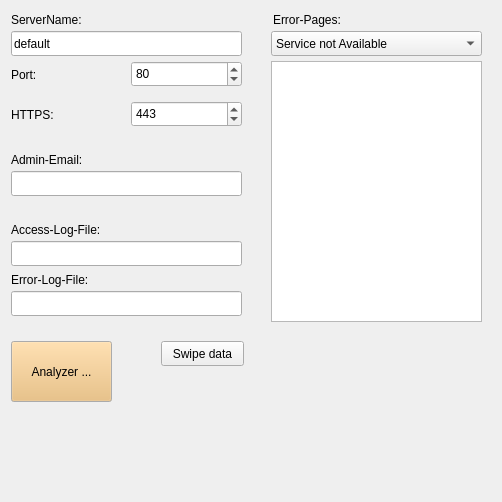
                                      <widget class="QWidget" name="scrollAreaWidgetContents">
                                       <property name="geometry">
                                        <rect>
                                         <x>0</x>
                                         <y>0</y>
                                         <width>498</width>
                                         <height>498</height>
                                        </rect>
                                       </property>
                                       <property name="sizePolicy">
                                        <sizepolicy hsizetype="Expanding" vsizetype="Expanding">
                                         <horstretch>0</horstretch>
                                         <verstretch>0</verstretch>
                                        </sizepolicy>
                                       </property>
                                       <layout class="QVBoxLayout" name="verticalLayout_13">
                                        <item>
                                         <widget class="QWidget" name="widget_7" native="true">
                                          <property name="sizePolicy">
                                           <sizepolicy hsizetype="Fixed" vsizetype="Fixed">
                                            <horstretch>0</horstretch>
                                            <verstretch>0</verstretch>
                                           </sizepolicy>
                                          </property>
                                          <property name="minimumSize">
                                           <size>
                                            <width>480</width>
                                            <height>480</height>
                                           </size>
                                          </property>
                                          <widget class="QLabel" name="label_3">
                                           <property name="geometry">
                                            <rect>
                                             <x>0</x>
                                             <y>95</y>
                                             <width>64</width>
                                             <height>17</height>
                                            </rect>
                                           </property>
                                           <property name="text">
                                            <string>HTTPS:</string>
                                           </property>
                                          </widget>
                                          <widget class="QSpinBox" name="portBox1">
                                           <property name="geometry">
                                            <rect>
                                             <x>120</x>
                                             <y>50</y>
                                             <width>111</width>
                                             <height>26</height>
                                            </rect>
                                           </property>
                                           <property name="minimum">
                                            <number>1</number>
                                           </property>
                                           <property name="maximum">
                                            <number>65534</number>
                                           </property>
                                           <property name="value">
                                            <number>80</number>
                                           </property>
                                          </widget>
                                          <widget class="QLineEdit" name="lineEdit_4">
                                           <property name="geometry">
                                            <rect>
                                             <x>0</x>
                                             <y>280</y>
                                             <width>231</width>
                                             <height>25</height>
                                            </rect>
                                           </property>
                                          </widget>
                                          <widget class="QLabel" name="label_2">
                                           <property name="geometry">
                                            <rect>
                                             <x>0</x>
                                             <y>55</y>
                                             <width>64</width>
                                             <height>17</height>
                                            </rect>
                                           </property>
                                           <property name="text">
                                            <string>Port:</string>
                                           </property>
                                          </widget>
                                          <widget class="QLabel" name="label_10">
                                           <property name="geometry">
                                            <rect>
                                             <x>0</x>
                                             <y>210</y>
                                             <width>111</width>
                                             <height>17</height>
                                            </rect>
                                           </property>
                                           <property name="text">
                                            <string>Access-Log-File:</string>
                                           </property>
                                          </widget>
                                          <widget class="QLineEdit" name="lineEdit_2">
                                           <property name="geometry">
                                            <rect>
                                             <x>0</x>
                                             <y>160</y>
                                             <width>231</width>
                                             <height>25</height>
                                            </rect>
                                           </property>
                                          </widget>
                                          <widget class="QLabel" name="label_5">
                                           <property name="geometry">
                                            <rect>
                                             <x>0</x>
                                             <y>140</y>
                                             <width>91</width>
                                             <height>17</height>
                                            </rect>
                                           </property>
                                           <property name="text">
                                            <string>Admin-Email:</string>
                                           </property>
                                          </widget>
                                          <widget class="QLabel" name="label_11">
                                           <property name="geometry">
                                            <rect>
                                             <x>0</x>
                                             <y>260</y>
                                             <width>111</width>
                                             <height>17</height>
                                            </rect>
                                           </property>
                                           <property name="text">
                                            <string>Error-Log-File:</string>
                                           </property>
                                          </widget>
                                          <widget class="QComboBox" name="comboBox_2">
                                           <property name="geometry">
                                            <rect>
                                             <x>260</x>
                                             <y>20</y>
                                             <width>211</width>
                                             <height>25</height>
                                            </rect>
                                           </property>
                                           <item>
                                            <property name="text">
                                             <string>Service not Available</string>
                                            </property>
                                           </item>
                                           <item>
                                            <property name="text">
                                             <string>Network down</string>
                                            </property>
                                           </item>
                                          </widget>
                                          <widget class="QLineEdit" name="lineEdit_3">
                                           <property name="geometry">
                                            <rect>
                                             <x>0</x>
                                             <y>230</y>
                                             <width>231</width>
                                             <height>25</height>
                                            </rect>
                                           </property>
                                          </widget>
                                          <widget class="QLabel" name="label_9">
                                           <property name="geometry">
                                            <rect>
                                             <x>262</x>
                                             <y>0</y>
                                             <width>91</width>
                                             <height>17</height>
                                            </rect>
                                           </property>
                                           <property name="text">
                                            <string>Error-Pages:</string>
                                           </property>
                                          </widget>
                                          <widget class="QPlainTextEdit" name="plainTextEdit">
                                           <property name="geometry">
                                            <rect>
                                             <x>260</x>
                                             <y>50</y>
                                             <width>211</width>
                                             <height>261</height>
                                            </rect>
                                           </property>
                                          </widget>
                                          <widget class="QLabel" name="label_4">
                                           <property name="geometry">
                                            <rect>
                                             <x>0</x>
                                             <y>0</y>
                                             <width>101</width>
                                             <height>17</height>
                                            </rect>
                                           </property>
                                           <property name="text">
                                            <string>ServerName:</string>
                                           </property>
                                          </widget>
                                          <widget class="QLineEdit" name="lineEdit">
                                           <property name="geometry">
                                            <rect>
                                             <x>0</x>
                                             <y>20</y>
                                             <width>231</width>
                                             <height>25</height>
                                            </rect>
                                           </property>
                                           <property name="text">
                                            <string>default</string>
                                           </property>
                                          </widget>
                                          <widget class="QSpinBox" name="portBox1_2">
                                           <property name="geometry">
                                            <rect>
                                             <x>120</x>
                                             <y>90</y>
                                             <width>111</width>
                                             <height>26</height>
                                            </rect>
                                           </property>
                                           <property name="minimum">
                                            <number>1</number>
                                           </property>
                                           <property name="maximum">
                                            <number>65534</number>
                                           </property>
                                           <property name="value">
                                            <number>443</number>
                                           </property>
                                          </widget>
                                          <widget class="QPushButton" name="pushButton_5">
                                           <property name="geometry">
                                            <rect>
                                             <x>0</x>
                                             <y>330</y>
                                             <width>101</width>
                                             <height>61</height>
                                            </rect>
                                           </property>
                                           <property name="palette">
                                            <palette>
                                             <active>
                                              <colorrole role="Button">
                                               <brush brushstyle="SolidPattern">
                                                <color alpha="255">
                                                 <red>233</red>
                                                 <green>185</green>
                                                 <blue>110</blue>
                                                </color>
                                               </brush>
                                              </colorrole>
                                             </active>
                                             <inactive>
                                              <colorrole role="Button">
                                               <brush brushstyle="SolidPattern">
                                                <color alpha="255">
                                                 <red>233</red>
                                                 <green>185</green>
                                                 <blue>110</blue>
                                                </color>
                                               </brush>
                                              </colorrole>
                                             </inactive>
                                             <disabled>
                                              <colorrole role="Button">
                                               <brush brushstyle="SolidPattern">
                                                <color alpha="255">
                                                 <red>233</red>
                                                 <green>185</green>
                                                 <blue>110</blue>
                                                </color>
                                               </brush>
                                              </colorrole>
                                             </disabled>
                                            </palette>
                                           </property>
                                           <property name="text">
                                            <string>Analyzer ...</string>
                                           </property>
                                          </widget>
                                          <widget class="QPushButton" name="pushButton_6">
                                           <property name="geometry">
                                            <rect>
                                             <x>150</x>
                                             <y>330</y>
                                             <width>83</width>
                                             <height>25</height>
                                            </rect>
                                           </property>
                                           <property name="text">
                                            <string>Swipe data</string>
                                           </property>
                                          </widget>
                                         </widget>
                                        </item>
                                       </layout>
                                      </widget>
